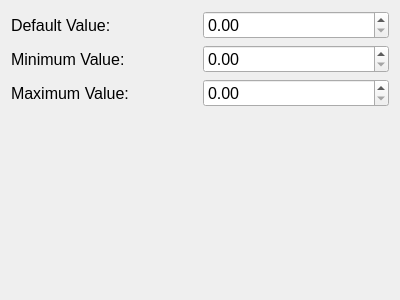
<?xml version="1.0" encoding="UTF-8"?>
<ui version="4.0">
 <class>FloatEditor</class>
 <widget class="QWidget" name="FloatEditor">
  <property name="geometry">
   <rect>
    <x>0</x>
    <y>0</y>
    <width>400</width>
    <height>300</height>
   </rect>
  </property>
  <property name="font">
   <font>
    <pointsize>12</pointsize>
   </font>
  </property>
  <property name="windowTitle">
   <string>Form</string>
  </property>
  <layout class="QGridLayout" name="gridLayout">
   <item row="0" column="0">
    <widget class="QLabel" name="lblDefaultValue">
     <property name="text">
      <string>Default Value:</string>
     </property>
    </widget>
   </item>
   <item row="2" column="1">
    <widget class="QDoubleSpinBox" name="dsbMaxValue"/>
   </item>
   <item row="2" column="0">
    <widget class="QLabel" name="lblMaxValue">
     <property name="text">
      <string>Maximum Value:</string>
     </property>
    </widget>
   </item>
   <item row="1" column="1">
    <widget class="QDoubleSpinBox" name="dsbMinValue"/>
   </item>
   <item row="0" column="1">
    <widget class="QDoubleSpinBox" name="dsbDefaultValue"/>
   </item>
   <item row="1" column="0">
    <widget class="QLabel" name="lblMinValue">
     <property name="text">
      <string>Minimum Value:</string>
     </property>
    </widget>
   </item>
   <item row="3" column="0">
    <spacer name="verticalSpacer">
     <property name="orientation">
      <enum>Qt::Orientation::Vertical</enum>
     </property>
     <property name="sizeHint" stdset="0">
      <size>
       <width>20</width>
       <height>40</height>
      </size>
     </property>
    </spacer>
   </item>
  </layout>
 </widget>
 <resources/>
 <connections/>
</ui>
